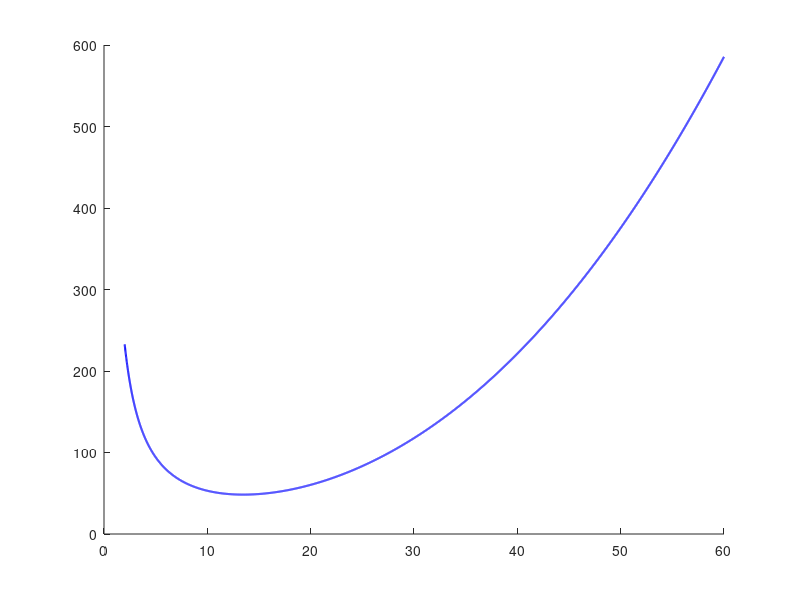

MATLAB code for this plot: (Note: this script raises an error after producing the figure.)
clc ;
clear all ;

 
% Plotting the graph of zero lift power

air_density = 1.225 ;
wing_surface_area = 0.424 ;
g = 9.81 ;
weight = (4361/1000)*g ;


velocity = 2:0.01:60 ;

%lift_coefficient = (2*weight*g)./(air_density*wing_surface_area*(velocity).^2) ;

aspect_ratio = 6.03 ;
ostwald_efficiency_factor = 0.8 ;

k = (1/(pi*aspect_ratio*ostwald_efficiency_factor)) ;

induceed_lift_power = (2*k*(weight)^2)./(air_density*wing_surface_area.*velocity) ;

% Calculating the parasite drag

mac = 262/1000 ;
air_dynamic_viscosity = 1.81e-5 ;

reynold_number = (air_density.*velocity*mac)/(air_dynamic_viscosity) ;

skin_friction_coefficient = 1.328./sqrt(reynold_number) ;

wetted_surface_area = 8*wing_surface_area ;

cd_0 = (wetted_surface_area.*skin_friction_coefficient)/wing_surface_area ;

zero_lift_power = 0.5*air_density*velocity.^3*wing_surface_area.*cd_0 ;

total_power = (zero_lift_power + induceed_lift_power) ;



power_available = 450 ;

hold on 

plot(velocity,total_power,'b','Linewidth',1.5) ;
yline(power_available,'r','Linewidth',1.5) ;



grid on
xlabel('Velocity(m/sec)') ;
ylabel('Power(watts)') ;
title('Power vs Velocity') ;
legend('Power required','Power available') ;

hold off
